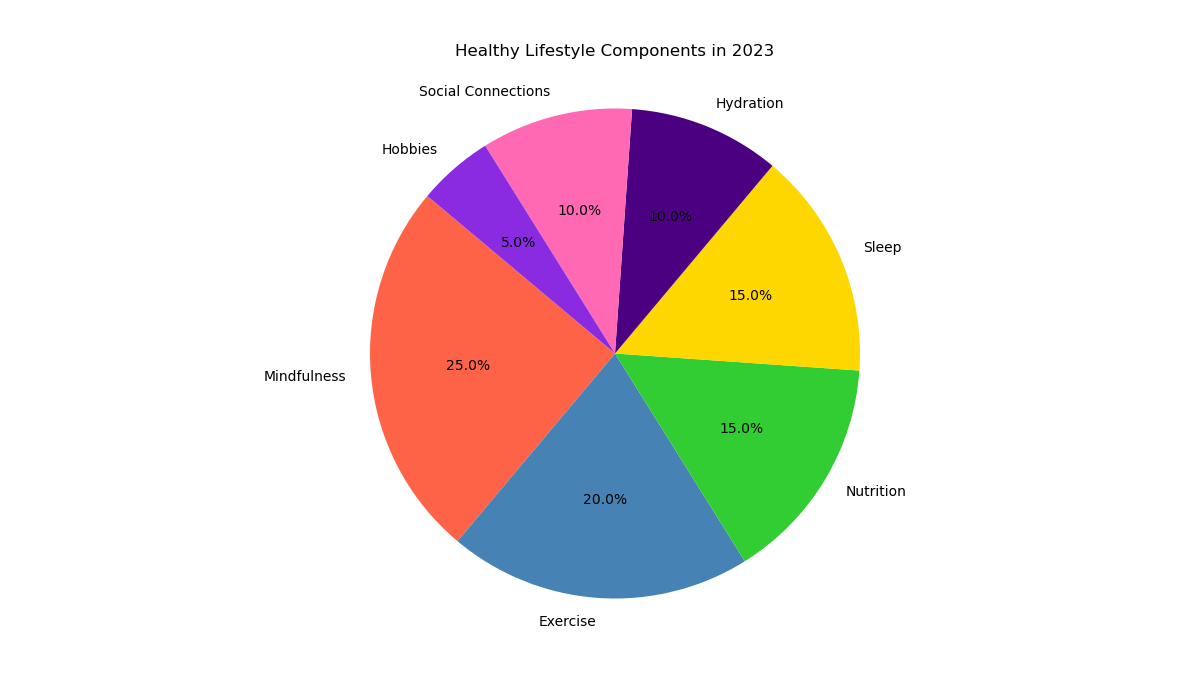

Write Python code to recreate this figure.

import matplotlib.pyplot as plt

# Table data
category = ['Mindfulness', 'Exercise', 'Nutrition', 'Sleep', 'Hydration', 'Social Connections', 'Hobbies']
percentage = [25.0, 20.0, 15.0, 15.0, 10.0, 10.0, 5.0]
colors = ['#FF6347', '#4682B4', '#32CD32', '#FFD700', '#4B0082', '#FF69B4', '#8A2BE2']

# Plot
fig, ax = plt.subplots(figsize=(12, 7))  # Change width and height of the chart
ax.pie(percentage, labels=category, autopct='%1.1f%%', startangle=140, colors=colors)
ax.axis('equal')  # Equal aspect ratio ensures that pie is drawn as a circle.

plt.title('Healthy Lifestyle Components in 2023', pad=20)
plt.show()
